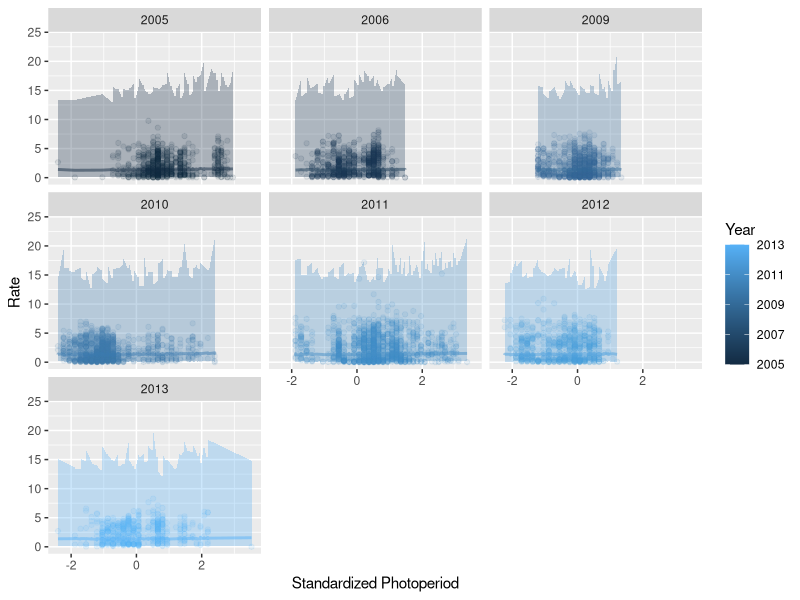
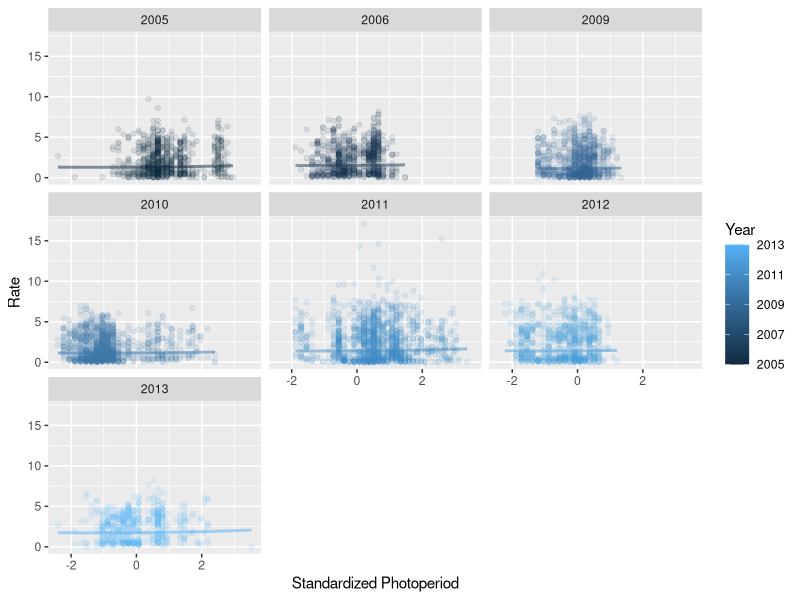

These figures' R source, in order:
## ---- chunk 1

## ---- chunk 2
library(tidyverse)
library(lme4)
library(merTools)
## ---- chunk 3
# Read in the data
est_mvmt <- read.csv("../../data/est.mvmt.txt")
## ---- chunk 4
# Create a separate variable for log movement rate
est_mvmt$logRate <- log(est_mvmt$Rate)
## ---- chunk 5
photo_mod <- lmer(logRate ~ (1 | Year) + PhS + Ph2S, data = est_mvmt)
## ---- chunk 6
# Load the lme4 library
library(lme4)
# Create a candidate model set (this is the set used in the paper)
Mov.mods <- list()
Mov.mods[[1]] <- lmer(log(Rate) ~ (1 | Year) + RKM + RKM2 + Dis + PhS + Ph2S, data = est_mvmt)
Mov.mods[[2]] <- lmer(log(Rate) ~ (1 | Year) + RKM + RKM2 + Dis + SW + PhS + Ph2S, data = est_mvmt)
Mov.mods[[3]] <- lmer(log(Rate) ~ (1 | Year) + RKM + RKM2 + Dis + k + SW + PhS + Ph2S, data = est_mvmt)
Mov.mods[[4]] <- lmer(log(Rate) ~ (1 | Year) + RKM + RKM2 + Dis + ATP + SW + PhS + Ph2S, data = est_mvmt)
Mov.mods[[5]] <- lmer(log(Rate) ~ (1 | Year) + RKM + RKM2 + Dis + Org + SW + PhS + Ph2S, data = est_mvmt)
Mov.mods[[6]] <- lmer(log(Rate) ~ (1 | Year) + RKM + RKM2 + Dis + Dams + PhS + Ph2S, data = est_mvmt)
Mov.mods[[7]] <- lmer(log(Rate) ~ (1 | Year) + RKM + RKM2 + Dis + k + Dams + PhS + Ph2S, data = est_mvmt)
Mov.mods[[8]] <- lmer(log(Rate) ~ (1 | Year) + RKM + RKM2 + Dis + ATP + Dams + PhS + Ph2S, data = est_mvmt)
Mov.mods[[9]] <- lmer(log(Rate) ~ (1 | Year) + RKM + RKM2 + Dis + Org + Dams + PhS + Ph2S, data = est_mvmt)
Mov.mods[[10]] <- lmer(log(Rate) ~ (1 | Year) + RKM + RKM2 + Dis + RelKM + PhS + Ph2S, data = est_mvmt)
Mov.mods[[11]] <- lmer(log(Rate) ~ (1 | Year) + RKM + RKM2 + Dis + k + RelKM + PhS + Ph2S, data = est_mvmt)
Mov.mods[[12]] <- lmer(log(Rate) ~ (1 | Year) + RKM + RKM2 + Dis + ATP + RelKM + PhS + Ph2S, data = est_mvmt)
Mov.mods[[13]] <- lmer(log(Rate) ~ (1 | Year) + RKM + RKM2 + Dis + Org + RelKM + PhS + Ph2S, data = est_mvmt)
Mov.mods[[14]] <- lmer(log(Rate) ~ (1 | Year) + RKM + Dis + PhS + Ph2S, data = est_mvmt)
Mov.mods[[15]] <- lmer(log(Rate) ~ (1 | Year) + RKM + Dis + SW + PhS + Ph2S, data = est_mvmt)
Mov.mods[[16]] <- lmer(log(Rate) ~ (1 | Year) + RKM + Dis + k + SW + PhS + Ph2S, data = est_mvmt)
Mov.mods[[17]] <- lmer(log(Rate) ~ (1 | Year) + RKM + Dis + ATP + SW + PhS + Ph2S, data = est_mvmt)
Mov.mods[[18]] <- lmer(log(Rate) ~ (1 | Year) + RKM + Dis + Org + SW + PhS + Ph2S, data = est_mvmt)
Mov.mods[[19]] <- lmer(log(Rate) ~ (1 | Year) + RKM + Dis + Dams + PhS + Ph2S, data = est_mvmt)
Mov.mods[[20]] <- lmer(log(Rate) ~ (1 | Year) + RKM + Dis + k + Dams + PhS + Ph2S, data = est_mvmt)
Mov.mods[[21]] <- lmer(log(Rate) ~ (1 | Year) + RKM + Dis + ATP + Dams + PhS + Ph2S, data = est_mvmt)
Mov.mods[[22]] <- lmer(log(Rate) ~ (1 | Year) + RKM + Dis + Org + Dams + PhS + Ph2S, data = est_mvmt)
Mov.mods[[23]] <- lmer(log(Rate) ~ (1 | Year) + RKM + Dis + RelKM + PhS + Ph2S, data = est_mvmt)
Mov.mods[[24]] <- lmer(log(Rate) ~ (1 | Year) + RKM + Dis + k + RelKM + PhS + Ph2S, data = est_mvmt)
Mov.mods[[25]] <- lmer(log(Rate) ~ (1 | Year) + RKM + Dis + ATP + RelKM + PhS + Ph2S, data = est_mvmt)
Mov.mods[[26]] <- lmer(log(Rate) ~ (1 | Year) + RKM + Dis + Org + RelKM + PhS + Ph2S, data = est_mvmt)

# Create a vector of names for the models
MovNames <- c()
MovNames[1] <- "RKM + RKM 2 + Dis + PhS + PhS2"
MovNames[2] <- "RKM + RKM 2 + Dis + SW + PhS + PhS2"
MovNames[3] <- "RKM + RKM 2 + Dis + k + SW + PhS + PhS2"
MovNames[4] <- "RKM + RKM 2 + Dis + ATP + SW + PhS + PhS2"
MovNames[5] <- "RKM + RKM 2 + Dis + Org + SW + PhS + PhS2"
MovNames[6] <- "RKM + RKM 2 + Dis + Dams + PhS + PhS2"
MovNames[7] <- "RKM + RKM 2 + Dis + k + Dams + PhS + PhS2"
MovNames[8] <- "RKM + RKM 2 + Dis + ATP + Dams + PhS + PhS2"
MovNames[9] <- "RKM + RKM 2 + Dis + Org + Dams + PhS + PhS2"
MovNames[10] <- "RKM + RKM 2 + Dis + RelKM + PhS + PhS2"
MovNames[11] <- "RKM + RKM 2 + Dis + k + RelKM + PhS + PhS2"
MovNames[12] <- "RKM + RKM 2 + Dis + ATP + RelKM + PhS + PhS2"
MovNames[13] <- "RKM + RKM 2 + Dis + Org + RelKM + PhS + PhS2"
MovNames[14] <- "RKM + Dis + PhS + PhS2"
MovNames[15] <- "RKM + Dis + SW + PhS + PhS2"
MovNames[16] <- "RKM + Dis + k + SW + PhS + PhS2"
MovNames[17] <- "RKM + Dis + ATP + SW + PhS + PhS2"
MovNames[18] <- "RKM + Dis + Org + SW + PhS + PhS2"
MovNames[19] <- "RKM + Dis + Dams + PhS + PhS2"
MovNames[20] <- "RKM + Dis + k + Dams + PhS + PhS2"
MovNames[21] <- "RKM + Dis + ATP + Dams + PhS + PhS2"
MovNames[22] <- "RKM + Dis + Org + Dams + PhS + PhS2"
MovNames[23] <- "RKM + Dis + RelKM + PhS + PhS2"
MovNames[24] <- "RKM + Dis + k + RelKM + PhS + PhS2"
MovNames[25] <- "RKM + Dis + ATP + RelKM + PhS + PhS2"
MovNames[26] <- "RKM + Dis + Org + RelKM + PhS + PhS2"
## ---- chunk 7
move_mod_01 <- lmer(
  logRate ~ (1 | Year) + RKM + RKM2 + Dis + PhS + Ph2S,
  data = est_mvmt
)
## ---- chunk 8
library(car)
Anova(photo_mod, Type = "III")
## ---- chunk 9
# Simulate predictions from the relationship
# stored in the model fit using our original data
log_preds <- predictInterval(
  merMod = photo_mod,
  level = 0.95, n.sims = 1000,
  stat = "median",
  type = "linear.prediction",
  which = "fixed",
  include.resid.var = TRUE
)

# Convert them to the real scale for plotting
real_preds <- apply(log_preds, 2, exp)

# Combine predictions with the original data
mer_preds <- data.frame(est_mvmt, real_preds)

ggplot(mer_preds, aes(x = PhS, y = Rate, color = Year, fill = Year)) +
  geom_point(alpha = 0.10) +
  geom_ribbon(aes(ymin = lwr, ymax = upr, color = NULL), alpha = .3) +
  geom_line(aes(y = fit), lwd = 1, alpha = 0.50) +
  facet_wrap(~Year) +
  xlab("Standardized Photoperiod") +
  ylab("Rate")
## ---- chunk 10
# Make predictions from the model:
log_preds <- data.frame(fit = predict(photo_mod, type="link"))

# Convert them to the real scale for plotting
real_preds <- apply(log_preds, 2, exp)

# Combine predictions with the original data
est_preds <- data.frame(est_mvmt, real_preds)

ggplot(est_preds, aes(x = PhS, y = Rate, color = Year, fill = Year)) +
  geom_point(alpha = 0.10) +
  # geom_ribbon(aes(ymin = lwr, ymax = upr, color = NULL), alpha = .3) +
  geom_line(aes(y = fit), lwd = 1, alpha = 0.50) +
  facet_wrap(~Year) +
  xlab("Standardized Photoperiod") +
  ylab("Rate")
